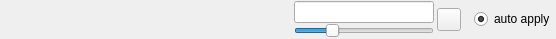
<ui version="4.0" >
 <author></author>
 <comment></comment>
 <exportmacro></exportmacro>
 <class>SliderEditorItem</class>
 <widget class="QWidget" name="SliderEditorItem" >
  <property name="geometry" >
   <rect>
    <x>0</x>
    <y>0</y>
    <width>556</width>
    <height>29</height>
   </rect>
  </property>
  <property name="baseSize" >
   <size>
    <width>100</width>
    <height>20</height>
   </size>
  </property>
  <property name="windowTitle" >
   <string>SliderEditorItem</string>
  </property>
  <layout class="QHBoxLayout" >
   <property name="margin" >
    <number>1</number>
   </property>
   <property name="spacing" >
    <number>3</number>
   </property>
   <item>
    <widget class="QLabel" name="nameLabel" >
     <property name="minimumSize" >
      <size>
       <width>240</width>
       <height>20</height>
      </size>
     </property>
     <property name="maximumSize" >
      <size>
       <width>240</width>
       <height>30</height>
      </size>
     </property>
     <property name="text" >
      <string/>
     </property>
    </widget>
   </item>
   <item>
    <spacer>
     <property name="orientation" >
      <enum>Qt::Horizontal</enum>
     </property>
     <property name="sizeType" >
      <enum>QSizePolicy::MinimumExpanding</enum>
     </property>
     <property name="sizeHint" >
      <size>
       <width>0</width>
       <height>0</height>
      </size>
     </property>
    </spacer>
   </item>
   <item>
    <layout class="QVBoxLayout" >
     <property name="margin" >
      <number>0</number>
     </property>
     <property name="spacing" >
      <number>0</number>
     </property>
     <item>
      <widget class="QLineEdit" name="lineEdit" />
     </item>
     <item>
      <widget class="QSlider" name="slider" >
       <property name="sizePolicy" >
        <sizepolicy>
         <hsizetype>0</hsizetype>
         <vsizetype>0</vsizetype>
         <horstretch>0</horstretch>
         <verstretch>0</verstretch>
        </sizepolicy>
       </property>
       <property name="minimumSize" >
        <size>
         <width>140</width>
         <height>0</height>
        </size>
       </property>
       <property name="maximumSize" >
        <size>
         <width>140</width>
         <height>16777215</height>
        </size>
       </property>
       <property name="maximum" >
        <number>20</number>
       </property>
       <property name="sliderPosition" >
        <number>5</number>
       </property>
       <property name="orientation" >
        <enum>Qt::Horizontal</enum>
       </property>
       <property name="tickPosition" >
        <enum>QSlider::NoTicks</enum>
       </property>
      </widget>
     </item>
    </layout>
   </item>
   <item>
    <widget class="QToolButton" name="tool" >
     <property name="text" >
      <string/>
     </property>
     <property name="icon" >
      <iconset resource="QtAutoGui.qrc" >:/icons/spanner.png</iconset>
     </property>
    </widget>
   </item>
   <item>
    <widget class="QLabel" name="labelOk" >
     <property name="text" >
      <string/>
     </property>
     <property name="pixmap" >
      <pixmap resource="QtAutoGui.qrc" >:/icons/tick.png</pixmap>
     </property>
    </widget>
   </item>
   <item>
    <widget class="QRadioButton" name="radioButton" >
     <property name="text" >
      <string>auto apply</string>
     </property>
     <property name="checked" >
      <bool>true</bool>
     </property>
    </widget>
   </item>
  </layout>
 </widget>
 <pixmapfunction></pixmapfunction>
 <resources>
  <include location="QtAutoGui.qrc" />
 </resources>
 <connections/>
</ui>
